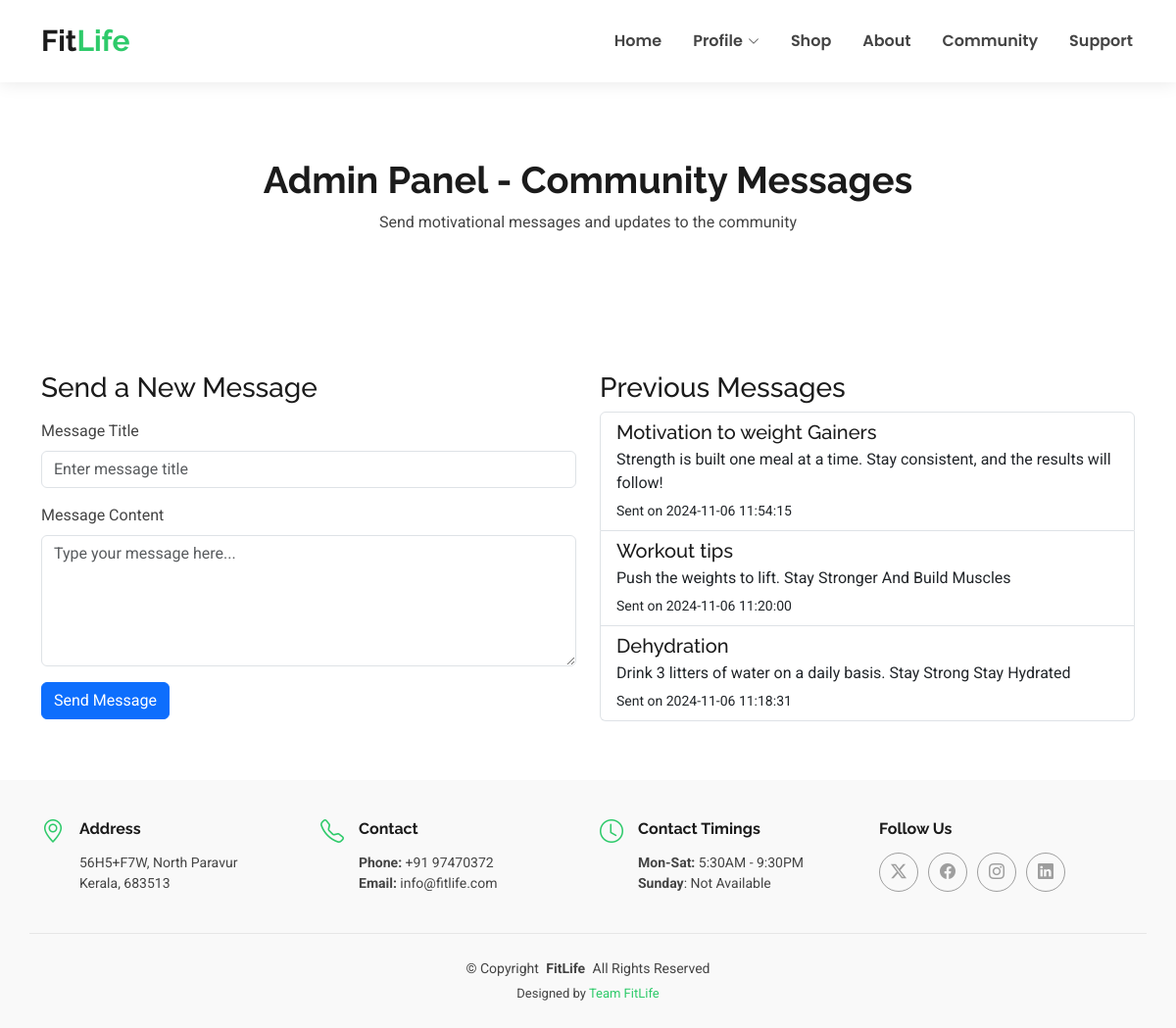
The app's page /admin.php with its own data.
### tables this page shows
CREATE TABLE `admin_messages` (
  `message_id` int(11) NOT NULL,
  `title` varchar(255) NOT NULL,
  `content` text NOT NULL,
  `sent_date` timestamp NOT NULL DEFAULT current_timestamp()
);

### admin.php (the view, shortened to what this page needs)
<?php
$servername = "localhost";
$username = "admin";
$password = "admin";
$dbname = "fitlife";
$conn = new mysqli($servername, $username, $password, $dbname);
$query = "SELECT * FROM admin_messages ORDER BY sent_date DESC";
$result = mysqli_query($conn, $query);
$messages = mysqli_fetch_all($result, MYSQLI_ASSOC);
?>
<!DOCTYPE html>
<html lang="en">
<head>
  <link href="assets/vendor/bootstrap/css/bootstrap.min.css" rel="stylesheet">
  <link href="assets/vendor/bootstrap-icons/bootstrap-icons.css" rel="stylesheet">
  <link href="assets/vendor/aos/aos.css" rel="stylesheet">
  <link href="assets/vendor/fontawesome-free/css/all.min.css" rel="stylesheet">
  <link href="assets/vendor/swiper/swiper-bundle.min.css" rel="stylesheet">
  <link href="assets/css/main.css" rel="stylesheet">
</head>
<body class="index-page">
  <header id="header" class="header d-flex align-items-center fixed-top">
    <div class="container-fluid container-xl position-relative d-flex align-items-center justify-content-between">
      <a href="index.html" class="logo d-flex align-items-center">
        <h1 class="sitename">Fit<span>Life</span></h1>
      </a>
      <nav id="navmenu" class="navmenu">
        <ul>
          <li><a href="index.php">Home</a></li>
          <li class="dropdown"><a href="#"><span>Profile</span> <i class="bi bi-chevron-down toggle-dropdown"></i></a>
          </li>
          <li><a href="shop.php">Shop</a></li>
          <li><a href="about.php">About</a></li>
          <li><a href="community.php">Community</a></li>
          <li><a href="support.php">Support</a></li>
        </ul>
      </nav>
    </div>
  </header>
  <main class="main">
    <div class="page-title" data-aos="fade">
      <div class="heading">
        <div class="container">
          <div class="row d-flex justify-content-center text-center">
            <div class="col-lg-8">
              <h1>Admin Panel - Community Messages</h1>
              <p class="mb-0">Send motivational messages and updates to the community</p>
            </div>
          </div>
        </div>
      </div>
    </div>
    <section id="admin-messages" class="admin-messages section">
      <div class="container">
        <div class="row gy-4">
          <div class="col-lg-6" data-aos="fade-up" data-aos-delay="100">
            <div class="admin-message-form">
              <h3>Send a New Message</h3>
              <form action="admin.php" method="POST">
                  <div class="form-group mb-3">
                    <label for="message-title" class="form-label">Message Title</label>
                    <input type="text" id="message-title" name="title" class="form-control" placeholder="Enter message title" required>
                  </div>
                  <div class="form-group mb-3">
                    <label for="message-content" class="form-label">Message Content</label>
                    <textarea id="message-content" name="content" class="form-control" rows="5" placeholder="Type your message here..." required></textarea>
                  </div>
                  <button type="submit" class="btn btn-primary">Send Message</button>
              </form>
            </div>
          </div>
          <div class="col-lg-6" data-aos="fade-up" data-aos-delay="200">
            <div class="admin-message-list">
              <h3>Previous Messages</h3>
              <ul class="list-group">
                <?php
                  if ($messages) {
                      foreach ($messages as $message) {
                          echo "<li class='list-group-item'>
                                  <h5 class='mb-1'>" . htmlspecialchars($message['title']) . "</h5>
                                  <p class='mb-1'>" . htmlspecialchars($message['content']) . "</p>
                                  <small>Sent on " . $message['sent_date'] . "</small>
                                </li>";
                      }
                  } else {
                      echo "<li class='list-group-item'>No messages found.</li>";
                  }
                ?>
              </ul>
            </div>
          </div>
        </div>
      </div>
    </section>
  </main>
  <footer id="footer" class="footer light-background">
    <div class="container">
      <div class="row gy-3">
        <div class="col-lg-3 col-md-6 d-flex">
          <i class="bi bi-geo-alt icon"></i>
          <div class="address">
            <h4>Address</h4>
            <p>56H5+F7W, North Paravur</p>
            <p>Kerala, 683513</p>
          </div>
        </div>
        <div class="col-lg-3 col-md-6 d-flex">
          <i class="bi bi-telephone icon"></i>
          <div>
            <h4>Contact</h4>
            <p>
              <strong>Phone:</strong> <span>+91 97470372 </span><br>
              <strong>Email:</strong> <span>info@fitlife.com</span><br>
            </p>
          </div>
        </div>
        <div class="col-lg-3 col-md-6 d-flex">
          <i class="bi bi-clock icon"></i>
          <div>
            <h4>Contact Timings</h4>
            <p>
              <strong>Mon-Sat:</strong> <span>5:30AM - 9:30PM</span><br>
              <strong>Sunday</strong>: <span>Not Available</span>
            </p>
          </div>
        </div>
        <div class="col-lg-3 col-md-6">
          <h4>Follow Us</h4>
          <div class="social-links d-flex">
            <a href="#" class="twitter"><i class="bi bi-twitter-x"></i></a>
            <a href="#" class="facebook"><i class="bi bi-facebook"></i></a>
            <a href="#" class="instagram"><i class="bi bi-instagram"></i></a>
            <a href="#" class="linkedin"><i class="bi bi-linkedin"></i></a>
          </div>
        </div>
      </div>
    </div>
    <div class="container copyright text-center mt-4">
      <p>© <span>Copyright</span> <strong class="px-1 sitename">FitLife</strong> <span>All Rights Reserved</span></p>
      <div class="credits">
        Designed by <a href="#">Team FitLife</a>
      </div>
    </div>
  </footer>
</body>
</html>

### assets/css/main.css (style rules this page uses)
:root { --default-font: "Roboto", system-ui, -apple-system, "Segoe UI", Roboto, "Helvetica Neue", Arial, "Noto Sans", "Liberation Sans", sans-serif, "Apple Color Emoji", "Segoe UI Emoji", "Segoe UI Symbol", "Noto Color Emoji"; --heading-font: "Raleway", sans-serif; --nav-font: "Poppins", sans-serif; }
:root { --background-color: #ffffff; --default-color: #444444; --heading-color: #1b1b1b; --accent-color: #2eca6a; --surface-color: #ffffff; --contrast-color: #ffffff; }
:root { --nav-color: #444444; --nav-hover-color: #000000; --nav-mobile-background-color: #ffffff; --nav-dropdown-background-color: #ffffff; --nav-dropdown-color: #444444; --nav-dropdown-hover-color: #2eca6a; }
.light-background { --background-color: #f9f9f9; --surface-color: #ffffff; }
:root { scroll-behavior: smooth; }
body { color: var(--default-color); background-color: var(--background-color); font-family: var(--default-font); }
a { color: var(--accent-color); text-decoration: none; transition: 0.3s; }
h1, h2, h3, h4, h5, h6 { color: var(--heading-color); font-family: var(--heading-font); }
.header { color: var(--default-color); background-color: var(--background-color); padding: 15px 0; transition: all 0.5s; z-index: 997; box-shadow: 0px 0 18px rgba(0, 0, 0, 0.1); }
.header .logo { line-height: 1; }
.header .logo h1 { font-size: 30px; margin: 0; font-weight: 700; color: var(--heading-color); }
.header .logo h1 span { color: var(--accent-color); }
div.form-group { margin-block: 1rem; }
@media (min-width: 1200px) { .navmenu { padding: 0; } }
@media (min-width: 1200px) { .navmenu ul { margin: 0; padding: 0; display: flex; list-style: none; align-items: center; } }
@media (min-width: 1200px) { .navmenu li { position: relative; } }
@media (min-width: 1200px) { .navmenu>ul>li { white-space: nowrap; padding: 15px 14px; } }
@media (min-width: 1200px) { .navmenu>ul>li:last-child { padding-right: 0; } }
@media (min-width: 1200px) { .navmenu a, .navmenu a:focus { color: var(--nav-color); font-size: 16px; padding: 0 2px; font-family: var(--nav-font); font-weight: 600; display: flex; align-items: center; justify-content: space-between; white-space: nowrap; transition: 0.3s; position: relative; } }
@media (min-width: 1200px) { .navmenu a i, .navmenu a:focus i { font-size: 12px; line-height: 0; margin-left: 5px; transition: 0.3s; } }
@media (min-width: 1200px) { .navmenu>ul>li>a:before { content: ""; position: absolute; width: 100%; height: 2px; bottom: -6px; left: 0; background-color: var(--accent-color); visibility: hidden; width: 0px; transition: all 0.3s ease-in-out 0s; } }
.footer { color: var(--default-color); background-color: var(--background-color); font-size: 14px; padding: 40px 0 0 0; position: relative; }
.footer .icon { color: var(--accent-color); margin-right: 15px; font-size: 24px; line-height: 0; }
.footer h4 { font-size: 16px; font-weight: 700; margin-bottom: 15px; }
.footer .address p { margin-bottom: 0px; }
.footer .social-links a { display: flex; align-items: center; justify-content: center; width: 40px; height: 40px; border-radius: 50%; border: 1px solid color-mix(in srgb, var(--default-color), transparent 50%); font-size: 16px; color: color-mix(in srgb, var(--default-color), transparent 50%); margin-right: 10px; transition: 0.3s; }
.footer .copyright { padding: 25px 0; border-top: 1px solid color-mix(in srgb, var(--default-color), transparent 90%); }
.footer .copyright p { margin-bottom: 0; }
.footer .credits { margin-top: 5px; font-size: 13px; }
.page-title { color: var(--default-color); background-color: var(--background-color); position: relative; }
.page-title .heading { padding: 160px 0 80px 0; border-top: 1px solid color-mix(in srgb, var(--default-color), transparent 90%); }
.page-title .heading h1 { font-size: 38px; font-weight: 700; }
section, .section { color: var(--default-color); background-color: var(--background-color); padding: 60px 0; scroll-margin-top: 90px; overflow: clip; }

### records on screen
admin_messages: title "Motivation to weight Gainers", content "Strength is built one meal at a time. Stay consistent, and the results will follow!", sent_date "2024-11-06 11:54:15"
admin_messages: title "Workout tips", content "Push the weights to lift. Stay Stronger And Build Muscles", sent_date "2024-11-06 11:20:00"
admin_messages: title "Dehydration", content "Drink 3 litters of water on a daily basis. Stay Strong Stay Hydrated", sent_date "2024-11-06 11:18:31"
